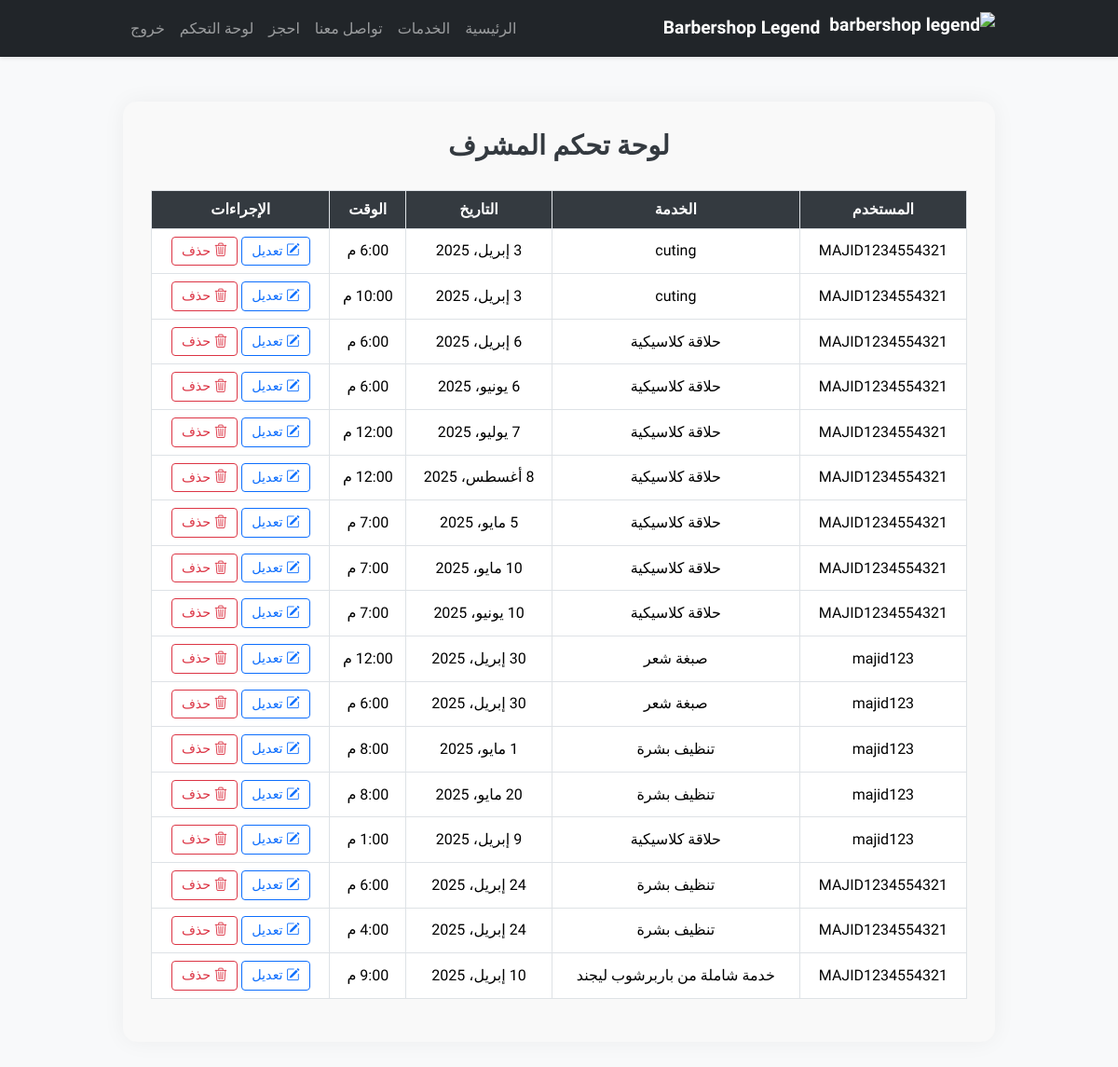
Page /admin-dashboard/ (signed in) on the committed database.
### booking/models.py (models this page shows, shortened)
class Booking(models.Model):
    SERVICE_CHOICES = [
        ('تشكيل اللحية', 'تشكيل اللحية'),
        ('حلاقة رجالية', 'حلاقة رجالية'),
        ('خدمة شاملة من باربرشوب ليجند', 'خدمة شاملة من باربرشوب ليجند'),
        ('إزالة الشعر بالحلاوة', 'إزالة الشعر بالحلاوة'),
        ('استشارة الحلاقة الشخصية', 'استشارة الحلاقة الشخصية'),
        ('صبغ الشعر', 'صبغ الشعر'),
        ('تلوين الشعر/اللحية', 'تلوين الشعر/اللحية'),
        ('حلاقة الأطفال', 'حلاقة الأطفال'),
        ('حلاقة الرجال', 'حلاقة الرجال'),
    ]
    user = models.ForeignKey(User, on_delete=models.CASCADE)
    date = models.DateField()
    time = models.TimeField()
    service = models.CharField(max_length=100, choices=SERVICE_CHOICES)

### booking/views.py (the view)
# urls.py: path('admin-dashboard/', views.admin_dashboard, name='admin_dashboard'),
@staff_member_required
def admin_dashboard(request):
    bookings = Booking.objects.all()
    return render(request, 'booking/admin_dashboard.html', {'bookings': bookings})

### booking/templates/booking/admin_dashboard.html (shortened to what this page needs)
{% extends "booking/base.html" %} {% block content %}
<div class="admin-dashboard">
  <h2 class="admin-title">لوحة تحكم المشرف</h2>
  <div class="table-responsive">
    <table class="table table-hover table-bordered text-center align-middle">
      <thead>
        <tr>
          <th>المستخدم</th>
          <th>الخدمة</th>
          <th>التاريخ</th>
          <th>الوقت</th>
          <th>الإجراءات</th>
        </tr>
      </thead>
      <tbody>
        {% for booking in bookings %}
        <tr>
          <td>{{ booking.user.username }}</td>
          <td>{{ booking.service }}</td>
          <td>{{ booking.date }}</td>
          <td>{{ booking.time }}</td>
          <td>
            <a
              href="{% url 'edit_booking' booking.id %}"
              class="btn btn-sm btn-outline-primary"
            >
              <i class="bi bi-pencil-square"></i> تعديل
            </a>
            <a
              href="{% url 'delete_booking' booking.id %}"
              class="btn btn-sm btn-outline-danger"
              onclick="return confirm('هل أنت متأكد من الحذف؟');"
            >
              <i class="bi bi-trash3"></i> حذف
            </a>
          </td>
        </tr>
        {% empty %}
        <tr>
          <td colspan="5">لا توجد حجوزات حاليًا.</td>
        </tr>
        {% endfor %}
      </tbody>
    </table>
  </div>
</div>
{% endblock %}

### booking/static/css/style.css (style rules this page uses)
body { font-family: "Cairo", sans-serif; background-color: #f8f9fa; color: #212529; }
a { text-decoration: none; }
.table th, .table td { vertical-align: middle; }
.table .btn { padding: 4px 10px; font-size: 0.9rem; }

### booking/templates/booking/base.html (style rules this page uses)
body { font-family: "Cairo", sans-serif; background-color: #f8f9fa; margin: 0; padding: 0; }

### booking/templates/booking/admin_dashboard.html (style rules this page uses)
.admin-dashboard { background-color: #f9f9f9; padding: 30px; border-radius: 15px; box-shadow: 0 0 25px rgba(0, 0, 0, 0.05); }
.admin-title { text-align: center; font-weight: bold; font-size: 1.8rem; margin-bottom: 30px; color: #343a40; }
.table th { background-color: #343a40; color: #fff; }
.table td, .table th { vertical-align: middle; }
.btn-sm { padding: 6px 12px; font-size: 0.85rem; }

### rows in the picture
Booking: user.username "MAJID1234554321", service "cuting", date "3 إبريل، 2025", time "6:00 م"
Booking: user.username "MAJID1234554321", service "cuting", date "3 إبريل، 2025", time "10:00 م"
Booking: user.username "MAJID1234554321", service "حلاقة كلاسيكية", date "6 إبريل، 2025", time "6:00 م"
Booking: user.username "MAJID1234554321", service "حلاقة كلاسيكية", date "6 يونيو، 2025", time "6:00 م"
Booking: user.username "MAJID1234554321", service "حلاقة كلاسيكية", date "7 يوليو، 2025", time "12:00 م"
Booking: user.username "MAJID1234554321", service "حلاقة كلاسيكية", date "8 أغسطس، 2025", time "12:00 م"
Booking: user.username "MAJID1234554321", service "حلاقة كلاسيكية", date "5 مايو، 2025", time "7:00 م"
Booking: user.username "MAJID1234554321", service "حلاقة كلاسيكية", date "10 مايو، 2025", time "7:00 م"
Booking: user.username "MAJID1234554321", service "حلاقة كلاسيكية", date "10 يونيو، 2025", time "7:00 م"
Booking: user.username "majid123", service "صبغة شعر", date "30 إبريل، 2025", time "12:00 م"
Booking: user.username "majid123", service "صبغة شعر", date "30 إبريل، 2025", time "6:00 م"
Booking: user.username "majid123", service "تنظيف بشرة", date "1 مايو، 2025", time "8:00 م"
Booking: user.username "majid123", service "تنظيف بشرة", date "20 مايو، 2025", time "8:00 م"
Booking: user.username "majid123", service "حلاقة كلاسيكية", date "9 إبريل، 2025", time "1:00 م"
Booking: user.username "MAJID1234554321", service "تنظيف بشرة", date "24 إبريل، 2025", time "6:00 م"
Booking: user.username "MAJID1234554321", service "تنظيف بشرة", date "24 إبريل، 2025", time "4:00 م"
Booking: user.username "MAJID1234554321", service "خدمة شاملة من باربرشوب ليجند", date "10 إبريل، 2025", time "9:00 م"
